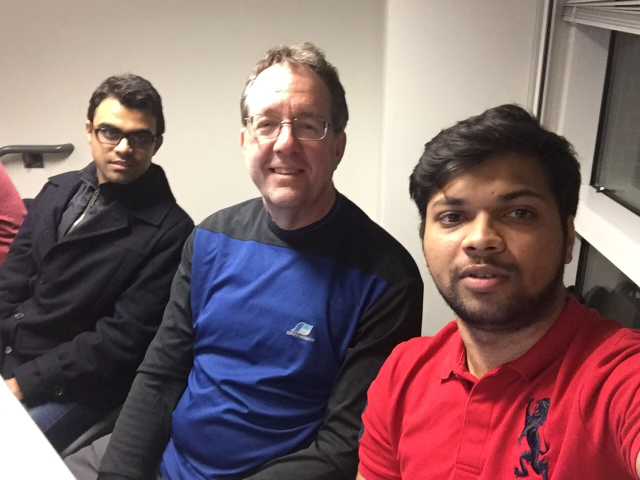
#> input picture face_detection_files/IMG_4311.JPG, 1280 x 960 px (shown at 1/2 size)
$ python facedetect_ebs.py
#> lines starting #> are read from the running program, lines starting #| are printed output that depends on the picture
#!/usr/bin/env python
import cv2
from os import listdir

def detect(img, cascade):
    rects = []
    rects = cascade.detectMultiScale(img, scaleFactor=1.3, minNeighbors=4, minSize=(30, 30), flags = cv2.CASCADE_SCALE_IMAGE)
    if len(rects) == 0:
        rects = list([])
    else:
        rects[:,2:] += rects[:,:2]
    return rects

cascade_fn = "face_detection_files/haarcascades/haarcascade_frontalface_alt.xml"
cascade = cv2.CascadeClassifier(cascade_fn)

img = cv2.imread('face_detection_files/IMG_4311.JPG')
#> img is the input picture: shape (960, 1280, 3); mean B, G, R 104.5, 101.9, 128.8
#cv2.imshow('image', img)
gray = cv2.cvtColor(img, cv2.COLOR_BGR2GRAY)
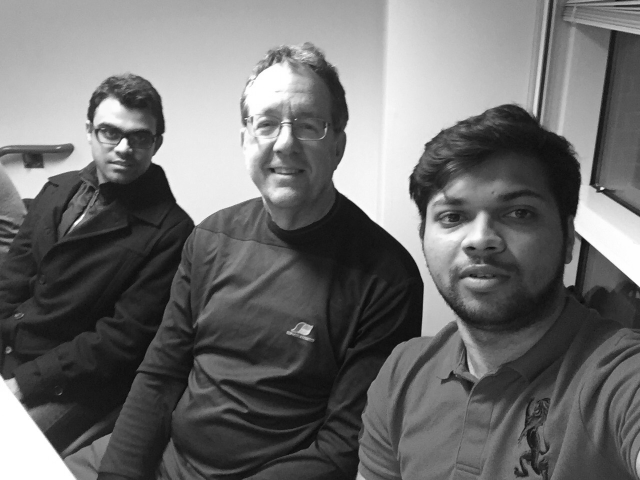
#> gray: shape (960, 1280) (shown at 1/2 size); min 0, max 255, mean 110.2
#cv2.imshow('gray', gray)
#gray = cv2.equalizeHist(gray)
rects = detect(gray, cascade)
#> in detect, `rects = cascade.detectMultiScale(img, scaleFactor=1.3, minNeighbors=4,..`: rects = [[166, 208, 160, 160], [442, 145, 257, 257], [815, 321, 293, 293]]
#> rects = [[166, 208, 326, 368], [442, 145, 699, 402], [815, 321, 1108, 614]]
if(len(rects)):
    i = 0
    biggest_sz = 0
    biggest_index = 0
    for x1, y1, x2, y2 in rects:
        temp_face = gray[y1:y2, x1:x2]
        sz1 = (y2-y1)*(x2-x1)
        if sz1 > biggest_sz:
            biggest_sz = sz1
            biggest_index = i
        i = i+1
#> this loop made 3 passes
#> (x1, y1, x2, y2, sz1, biggest_sz) on passes 1 to 3: (166, 208, 326, 368, 25600, 25600), (442, 145, 699, 402, 66049, 66049), (815, 321, 1108, 614, 85849, 85849)
#> pass 1, `temp_face = gray[y1:y2, x1:x2]`:
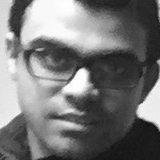
#> temp_face: shape (160, 160); min 14, max 255, mean 118.5
#> pass 2, `temp_face = gray[y1:y2, x1:x2]`:
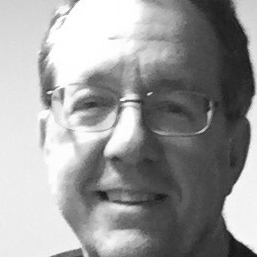
#> temp_face: shape (257, 257); min 18, max 255, mean 155.3
#> pass 3, `temp_face = gray[y1:y2, x1:x2]`:
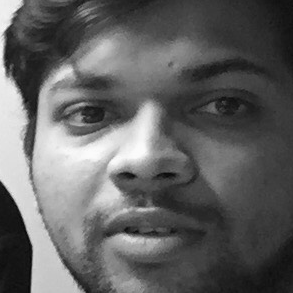
#> temp_face: shape (293, 293); min 2, max 251, mean 97.7
#> after the loop, biggest_index = 2; biggest_sz = 85849; i = 3
    x1, y1, x2, y2 = rects[biggest_index]
#> x1 = 815; y1 = 321; x2 = 1108; y2 = 614
    roi = gray[y1:y2, x1:x2]
else:
    roi = gray
    print('face not detected. Please click from another angle of lighting.')
roi = cv2.equalizeHist(roi)
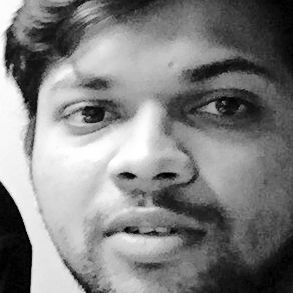
#> roi: shape (293, 293); min 0, max 255, mean 128.4
roi = cv2.resize(roi, (48, 48))
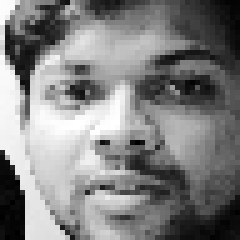
#> roi: shape (48, 48) (shown 5 times larger); min 0, max 255, mean 128.5
cv2.imshow('facedetect', roi)
cv2.waitKey(0)

#cv2.destroyAllWindows()

$ run again, with face_detection_files/IMG_4299.JPG copied over face_detection_files/IMG_4311.JPG
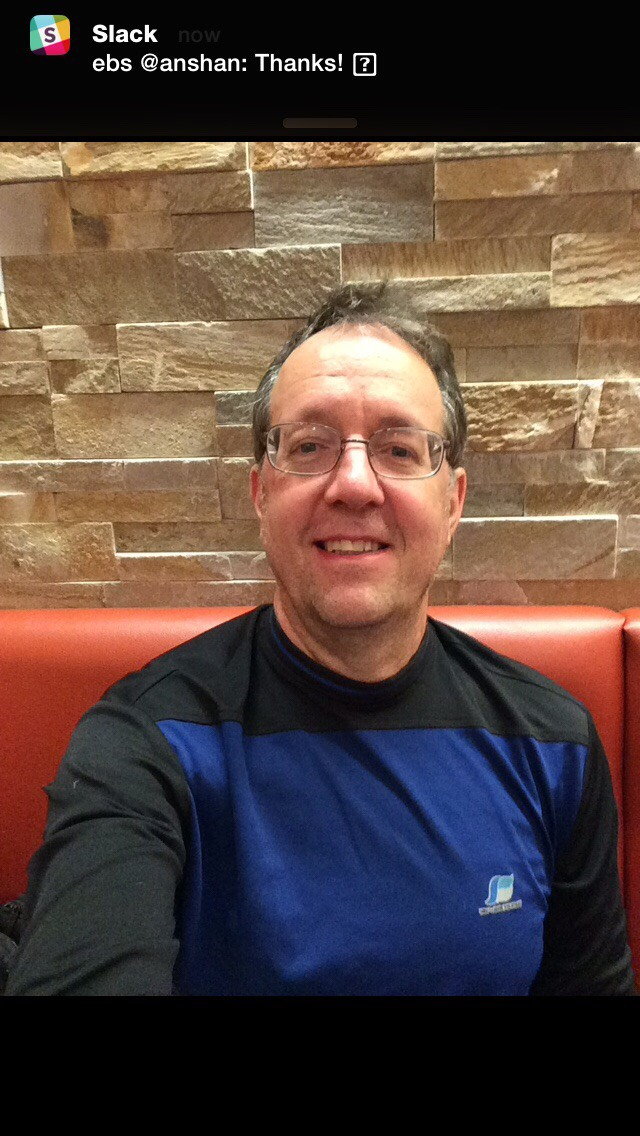
#> input picture face_detection_files/IMG_4299.JPG, 640 x 1136 px
#> img is the input picture: shape (1136, 640, 3); mean B, G, R 61.5, 69.3, 88.2
#> `gray = cv2.cvtColor(img, cv2.COLOR_BGR2GRAY)`:
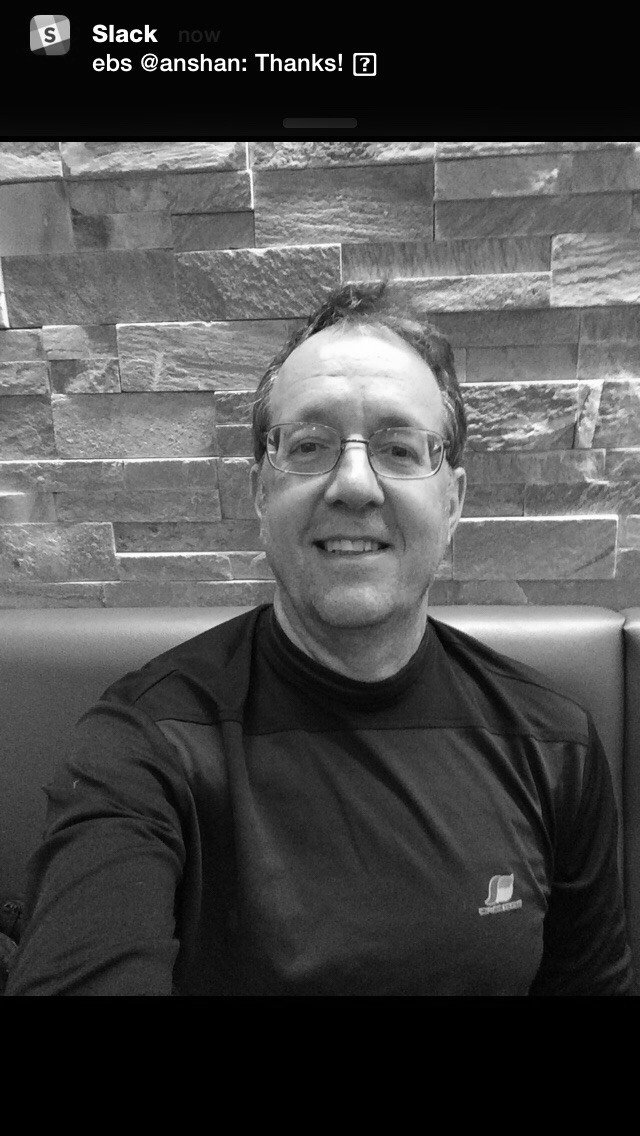
#> gray: shape (1136, 640); min 0, max 255, mean 74
#> in detect, `rects = cascade.detectMultiScale(img, scaleFactor=1.3, minNeighbors=4,..`: rects = [[233, 346, 244, 244]]
#> `rects = detect(gray, cascade)`: rects = [[233, 346, 477, 590]]
#> the loop `for x1, y1, x2, y2 in rects:` made 1 pass
#> (x1, y1, x2, y2, sz1, biggest_sz, biggest_index, i) on pass 1: (233, 346, 477, 590, 59536, 59536, 0, 1)
#> after the loop `for x1, y1, x2, y2 in rects:`: biggest_index = 0; biggest_sz = 59536; i = 1
#> `x1, y1, x2, y2 = rects[biggest_index]`: x1 = 233; y1 = 346; x2 = 477; y2 = 590
#> `roi = cv2.resize(roi, (48, 48))`:
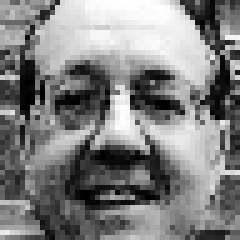
#> roi: shape (48, 48) (shown 5 times larger); min 0, max 255, mean 128.5

$ run again, with face_detection_files/IMG_4300.JPG copied over face_detection_files/IMG_4311.JPG
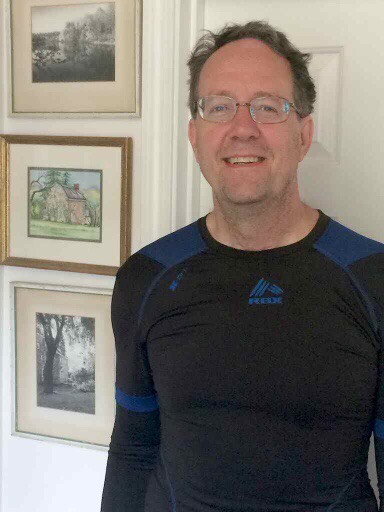
#> input picture face_detection_files/IMG_4300.JPG, 384 x 512 px
#> img is the input picture: shape (512, 384, 3); mean B, G, R 112.7, 119.2, 125.1
#> in detect, `rects = cascade.detectMultiScale(img, scaleFactor=1.3, minNeighbors=4,..`: rects = [[176, 58, 133, 133]]
#> `rects = detect(gray, cascade)`: rects = [[176, 58, 309, 191]]
#> the loop `for x1, y1, x2, y2 in rects:` made 1 pass
#> (x1, y1, x2, y2, sz1, biggest_sz, biggest_index, i) on pass 1: (176, 58, 309, 191, 17689, 17689, 0, 1)
#> pass 1, `temp_face = gray[y1:y2, x1:x2]`:
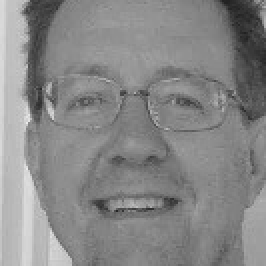
#> temp_face: shape (133, 133) (shown 2 times larger); min 33, max 234, mean 135.2
#> after the loop `for x1, y1, x2, y2 in rects:`: biggest_index = 0; biggest_sz = 17689; i = 1
#> `x1, y1, x2, y2 = rects[biggest_index]`: x1 = 176; y1 = 58; x2 = 309; y2 = 191
#> `roi = cv2.resize(roi, (48, 48))`:
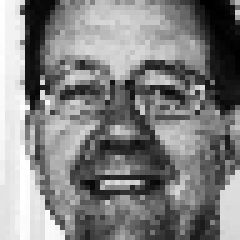
#> roi: shape (48, 48) (shown 5 times larger); min 0, max 255, mean 129.2
